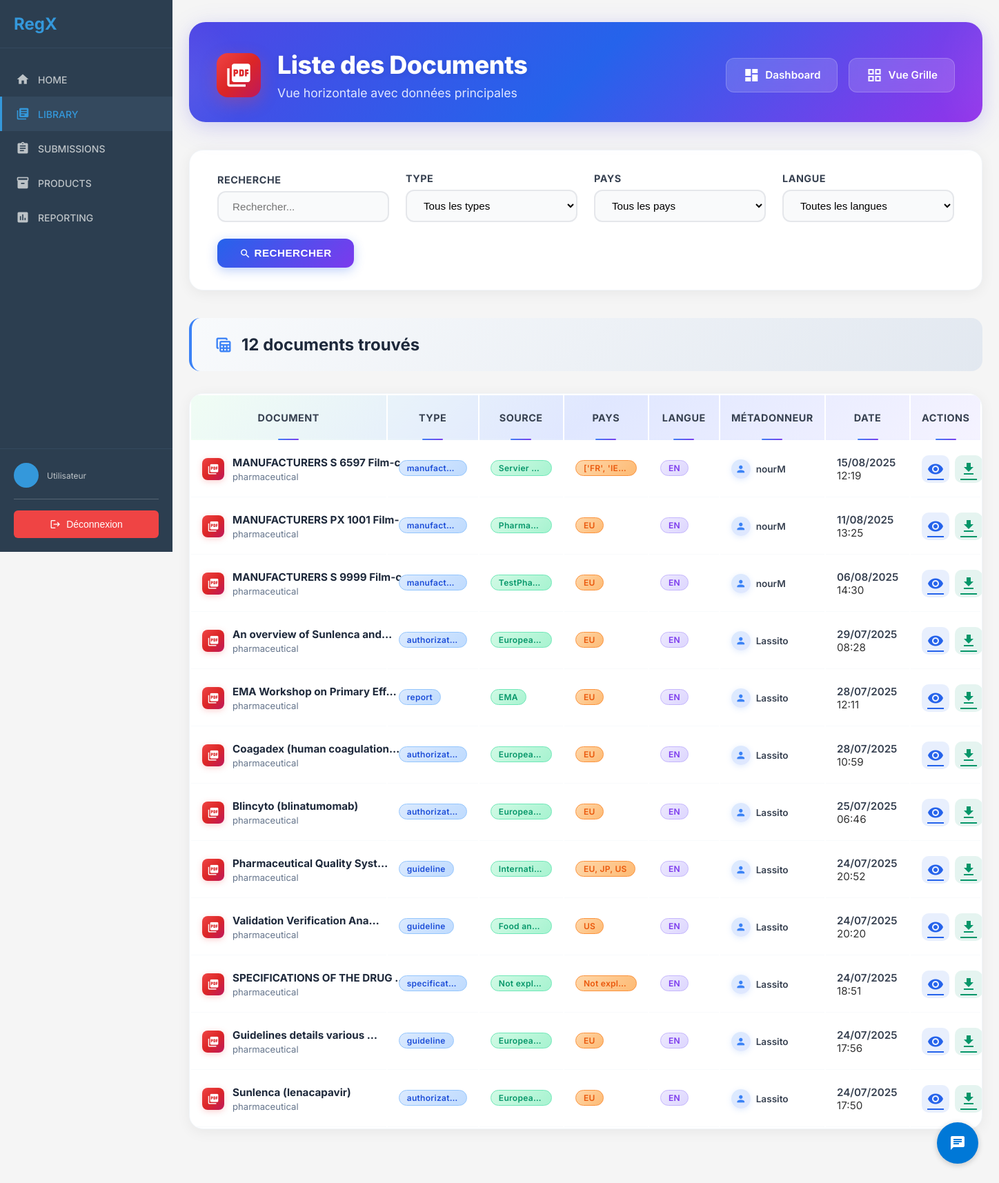
The app's page /client/library/documents/horizontal/ with its own data.
### rawdocs/models.py (models this page shows, shortened)
class RawDocument(models.Model):
    url = models.URLField(help_text="URL d'origine du PDF", blank=True)
    file = models.FileField(upload_to=pdf_upload_to, help_text="Fichier PDF téléchargé")
    created_at = models.DateTimeField(auto_now_add=True)
    owner = models.ForeignKey(
        settings.AUTH_USER_MODEL,
        on_delete=models.CASCADE,
        related_name='raw_documents',
        null=True, blank=True,
        help_text="Utilisateur qui a téléchargé ce document"
    )
    is_validated = models.BooleanField(default=False, help_text="Document validé par un métadonneur")
    validated_at = models.DateTimeField(null=True, blank=True)
    is_ready_for_expert = models.BooleanField(default=False, help_text="Document prêt pour révision expert")
    expert_ready_at = models.DateTimeField(null=True, blank=True,
                                           help_text="Date à laquelle le document est devenu prêt pour l'expert")
    total_pages = models.IntegerField(default=0, help_text="Nombre total de pages")
    pages_extracted = models.BooleanField(default=False, help_text="Pages extraites individuellement")
    title = models.TextField(blank=True, help_text="Titre du document")
    doc_type = models.CharField("Type", max_length=100, blank=True, help_text="Type du document (guide, rapport…)")
    publication_date = models.CharField(max_length=100, blank=True, help_text="Date de publication")
    version = models.CharField(max_length=50, blank=True, help_text="Version extraite")
    source = models.CharField(max_length=255, blank=True, help_text="Organisation émettrice (EMA, FDA…)")
    context = models.TextField(blank=True, help_text="Contexte extrait (2 phrases max)")
    country = models.CharField(max_length=100, blank=True, help_text="Pays détecté (GPE ou TLD)")
    language = models.CharField(max_length=10, blank=True, help_text="Langue détectée (fr, en…)")
    url_source = models.URLField(blank=True, help_text="URL d'origine pour référence")

### client/library/views.py (the view)
# urls.py: path('documents/horizontal/', views.document_list_horizontal, name='document_list_horizontal'),
def document_list_horizontal(request):
    search = request.GET.get('search', '')
    document_type = request.GET.get('type', '')
    country = request.GET.get('country', '')
    language = request.GET.get('language', '')
    documents_qs = RawDocument.objects.filter(is_validated=True).select_related('owner')
    if search:
        documents_qs = documents_qs.filter(
            Q(title__icontains=search) |
            Q(source__icontains=search) |
            Q(context__icontains=search)
        )
    if document_type:
        documents_qs = documents_qs.filter(doc_type__icontains=document_type)
    if country:
        documents_qs = documents_qs.filter(country__icontains=country)
    if language:
        documents_qs = documents_qs.filter(language__icontains=language)
    documents_qs = documents_qs.order_by('-created_at')
    paginator = Paginator(documents_qs, 50)  # Plus de documents pour la vue horizontale
    page_number = request.GET.get('page')
    documents = paginator.get_page(page_number)
    document_types = RawDocument.objects.filter(is_validated=True).exclude(doc_type='').values_list('doc_type', flat=True).distinct()
    countries = RawDocument.objects.filter(is_validated=True).exclude(country='').values_list('country', flat=True).distinct()
    languages = RawDocument.objects.filter(is_validated=True).exclude(language='').values_list('language', flat=True).distinct()
    context = {
        'documents': documents,
        'document_types': document_types,
        'countries': countries,
        'languages': languages,
        'filters': {
            'search': search,
            'type': document_type,
            'country': country,
            'language': language,
        }
    }
    return render(request, 'client/library/document_list_horizontal.html', context)

### chatbot/templatetags/chatbot_tags.py (called while the page is built)
@register.simple_tag
def chatbot_widget():
    return render_to_string('chatbot/chatbot_widget.html')

### client/templatetags/document_filters.py (called while the page is built)
@register.filter
def document_title(document):
    if document.title and document.title.strip():
        return document.title.strip()
    if document.file:
        clean_name = clean_filename(document.file)
        if clean_name:
            return clean_name
    return "Document sans titre"

### templates/client/library/document_list_horizontal.html (shortened to what this page needs)
{% extends 'client/base.html' %}
{% load static %}
{% load document_filters %}
{% block content %}
<div class="library-container">
    <div class="page-header">
        <div class="page-header-content">
            <div class="page-header-left">
                <div class="page-header-icon">
                    <i class="material-icons">picture_as_pdf</i>
                </div>
                <div class="page-header-titles">
                    <h1>Liste des Documents</h1>
                    <p>Vue horizontale avec données principales</p>
                </div>
            </div>
            <div class="dashboard-tile-links">
                <a href="{% url 'client:library:dashboard' %}" class="dashboard-tile-link">
                    <i class="material-icons">dashboard</i>
                    Dashboard
                </a>
                <a href="{% url 'client:library:document_list' %}" class="dashboard-tile-link">
                    <i class="material-icons">grid_view</i>
                    Vue Grille
                </a>
            </div>
        </div>
    </div>
    <form method="get" class="filters-bar">
        <div class="filters-col">
            <label>RECHERCHE</label>
            <input type="text" name="search" value="{{ filters.search }}" placeholder="Rechercher...">
        </div>
        <div class="filters-col">
            <label>TYPE</label>
            <select name="type">
                <option value="">Tous les types</option>
            </select>
        </div>
        <div class="filters-col">
            <label>PAYS</label>
            <select name="country">
                <option value="">Tous les pays</option>
            </select>
        </div>
        <div class="filters-col">
            <label>LANGUE</label>
            <select name="language">
                <option value="">Toutes les langues</option>
            </select>
        </div>
        <div class="filters-action">
            <button type="submit">
                <i class="material-icons" style="font-size:1.1em;vertical-align: middle;">search</i>
                Rechercher
            </button>
        </div>
    </form>
    <div class="results-header">
        <h2>
            <i class="material-icons">table_view</i>
            {{ documents.paginator.count }} document{{ documents.paginator.count|pluralize }} trouvé{{ documents.paginator.count|pluralize }}
        </h2>
    </div>
    {% if documents %}
    <div class="table-wrap">
        <div class="overflow-x-auto">
            <table>
                <thead>
                    <tr>
                        <th>Document</th>
                        <th>Type</th>
                        <th>Source</th>
                        <th>Pays</th>
                        <th>Langue</th>
                        <th>Métadonneur</th>
                        <th>Date</th>
                        <th>Actions</th>
                    </tr>
                </thead>
                <tbody>
                    {% for document in documents %}
                    <tr onclick="location.href='{% url 'client:library:document_detail' document.pk %}'">
                        <td>
                            <div class="document-icon-container">
                                <div class="document-table-icon">
                                    <i class="material-icons">picture_as_pdf</i>
                                </div>
                                <div class="flex-1 min-w-0">
                                    <span class="doc-title" title="{{ document|document_title }}">
                                        {{ document|document_title|truncatechars:28 }}
                                    </span>
                                    {% if document.context %}
                                    <div class="doc-context" title="{{ document.context }}">
                                        {{ document.context|truncatechars:30 }}
                                    </div>
                                    {% endif %}
                                </div>
                            </div>
                        </td>
                        <td>
                            {% if document.doc_type %}
                            <span class="badge-blue" title="{{ document.doc_type }}">
                                {{ document.doc_type|truncatechars:15 }}
                            </span>
                            {% else %}
                            <span class="badge-gray">-</span>
                            {% endif %}
                        </td>
                        <td>
                            {% if document.source %}
                            <span class="badge-green" title="{{ document.source }}">
                                {{ document.source|truncatechars:12 }}
                            </span>
                            {% else %}
                            <span class="badge-gray">-</span>
                            {% endif %}
                        </td>
                        <td>
                            {% if document.country %}
                            <span class="badge-orange" title="{{ document.country }}">
                                {{ document.country|truncatechars:12 }}
                            </span>
                            {% else %}
                            <span class="badge-gray">-</span>
                            {% endif %}
                        </td>
                        <td>
                            {% if document.language %}
                            <span class="badge-purple" title="{{ document.language }}">
                                {{ document.language|upper|truncatechars:10 }}
                            </span>
                            {% else %}
                            <span class="badge-gray">-</span>
                            {% endif %}
                        </td>
                        <td>
                            <div class="doc-meta-user">
                                <span class="avatar">
                                    <i class="material-icons">person</i>
                                </span>
                                <span>{{ document.owner.username|default:"Anonyme" }}</span>
                            </div>
                        </td>
                        <td>
                            <div style="font-weight: 600; color: #374151;">{{ document.created_at|date:"d/m/Y" }}</div>
                            <div class="text-xs text-gray-400">{{ document.created_at|date:"H:i" }}</div>
                        </td>
                        <td>
                            <div class="doc-actions">
                                <a href="{% url 'client:library:document_detail' document.pk %}" class="view" title="Voir le détail"
                                   onclick="event.stopPropagation();">
                                    <i class="material-icons">visibility</i>
                                </a>
                                <a href="{% url 'client:library:download_document' document.pk %}" class="download" title="Télécharger"
                                   onclick="event.stopPropagation();">
                                    <i class="material-icons">download</i>
                                </a>
                            </div>
                        </td>
                    </tr>
                    {% endfor %}
                </tbody>
            </table>
        </div>
    </div>
    {% endif %}
</div>
{% endblock %}

### static/css/main.css (style rules this page uses)
* { margin: 0; padding: 0; box-sizing: border-box; }
body { font-family: 'Inter', sans-serif; background-color: #f5f5f5; color: #333; }

### records on screen
RawDocument: title "MANUFACTURERS S 6597 Film-c…", context "pharmaceutical", doc_type "manufact…", source "Servier…", country "['FR', 'IE'…", language "EN", owner.username "nourM", created_at "15/08/2025", created_at "12:19"
RawDocument: title "MANUFACTURERS PX 1001 Film-…", context "pharmaceutical", doc_type "manufact…", source "Pharma…", country "EU", language "EN", owner.username "nourM", created_at "11/08/2025", created_at "13:25"
RawDocument: title "MANUFACTURERS S 9999 Film-c…", context "pharmaceutical", doc_type "manufact…", source "TestPha…", country "EU", language "EN", owner.username "nourM", created_at "06/08/2025", created_at "14:30"
RawDocument: title "An overview of Sunlenca and…", context "pharmaceutical", doc_type "authorizat…", source "Europea…", country "EU", language "EN", owner.username "Lassito", created_at "29/07/2025", created_at "08:28"
RawDocument: title "EMA Workshop on Primary Eff…", context "pharmaceutical", doc_type "report", source "EMA", country "EU", language "EN", owner.username "Lassito", created_at "28/07/2025", created_at "12:11"
RawDocument: title "Coagadex (human coagulation…", context "pharmaceutical", doc_type "authorizat…", source "Europea…", country "EU", language "EN", owner.username "Lassito", created_at "28/07/2025", created_at "10:59"
RawDocument: title "Blincyto (blinatumomab)", context "pharmaceutical", doc_type "authorizat…", source "Europea…", country "EU", language "EN", owner.username "Lassito", created_at "25/07/2025", created_at "06:46"
RawDocument: title "Pharmaceutical Quality Syst…", context "pharmaceutical", doc_type "guideline", source "Internati…", country "EU, JP, US", language "EN", owner.username "Lassito", created_at "24/07/2025", created_at "20:52"
RawDocument: title "Validation Verification Ana…", context "pharmaceutical", doc_type "guideline", source "Food an…", country "US", language "EN", owner.username "Lassito", created_at "24/07/2025", created_at "20:20"
RawDocument: title "SPECIFICATIONS OF THE DRUG …", context "pharmaceutical", doc_type "specificat…", source "Not expl…", country "Not expl…", language "EN", owner.username "Lassito", created_at "24/07/2025", created_at "18:51"
RawDocument: title "Guidelines details various …", context "pharmaceutical", doc_type "guideline", source "Europea…", country "EU", language "EN", owner.username "Lassito", created_at "24/07/2025", created_at "17:56"
RawDocument: title "Sunlenca (lenacapavir)", context "pharmaceutical", doc_type "authorizat…", source "Europea…", country "EU", language "EN", owner.username "Lassito", created_at "24/07/2025", created_at "17:50"

### other values on screen
{{ documents.paginator.count }} "12"
